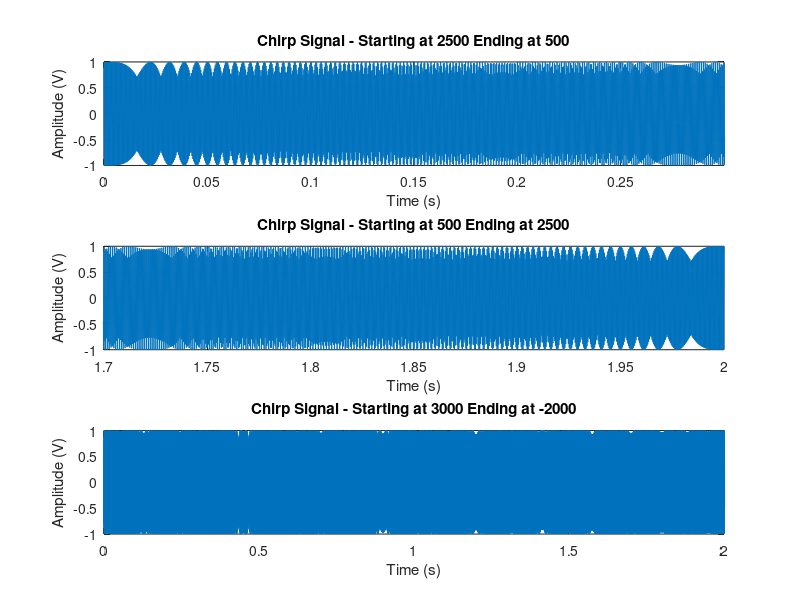

Write the MATLAB code that produced this figure.

duration = [2, 2, 3]; 
f_sample = 10000; 
starting_frequency = [2500, 500, 3000]; 
ending_frequency = [500, 2500, -2000]; 
x_start = [0, 1.7, 0]; 
x_end = [0.3, 2, 2]; 
% Calculate the mu array based on the duration and frequency change
mu = (ending_frequency - starting_frequency) ./ (duration.^2);
figure;
for i= 1:3
    t = linspace(0, duration(i), duration(i)*f_sample);
    x5 = cos(2*pi*mu(i)*t.^2 + 2*pi*starting_frequency(i)*t);
    subplot(length(duration), 1, i);
    plot(t, x5);
    xlim([x_start(i),x_end(i)])
    ylim([-1,1])
    xlabel('Time (s)');
    ylabel('Amplitude (V)');
    title(['Chirp Signal - Starting at ', num2str(starting_frequency(i)),' Ending at ',num2str(ending_frequency(i))]);
    grid on;
    soundsc(x5, f_sample);
    pause(2)
end
